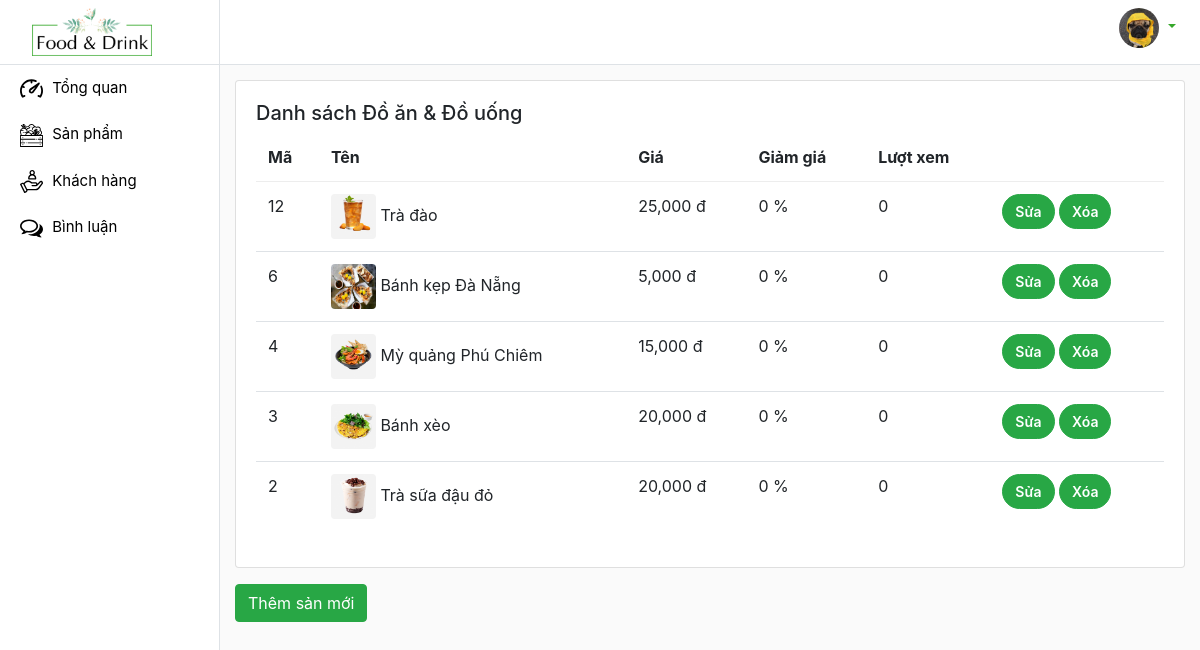
Page /admin/products/index.php on the earlier database version.
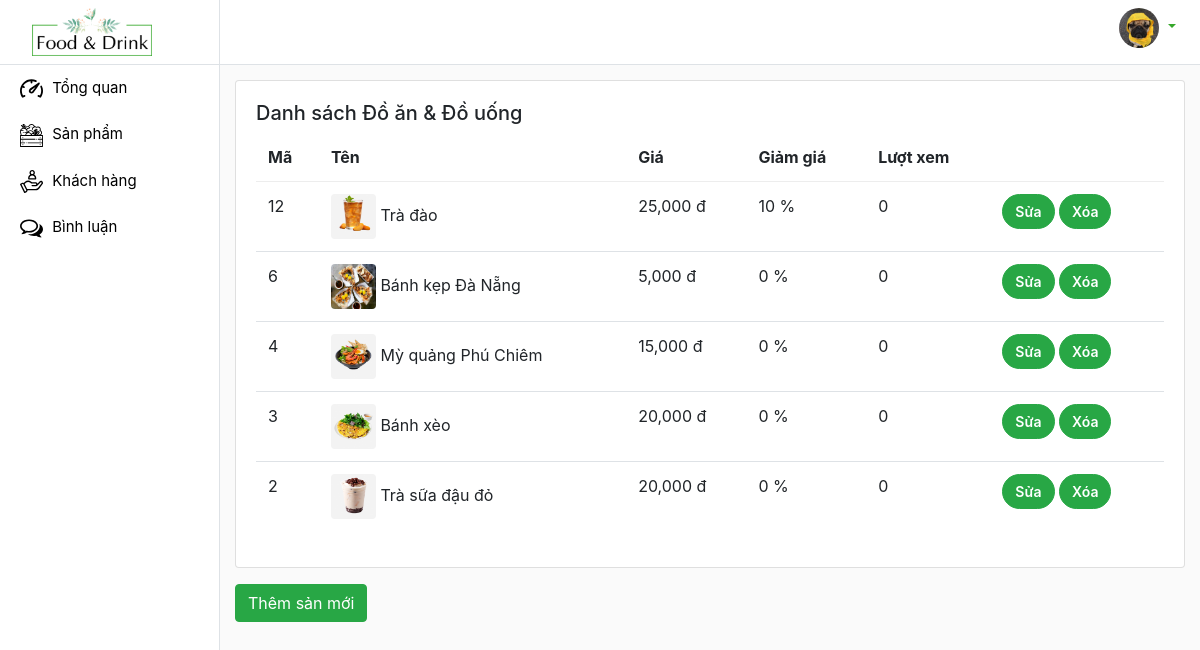
Same page on the later database version.
### tables this page shows
CREATE TABLE `products` (
  `id_product` int(12) NOT NULL,
  `name_product` varchar(120) NOT NULL,
  `img_product` varchar(200) NOT NULL,
  `price_product` float NOT NULL,
  `sale` float NOT NULL,
  `view` int(10) NOT NULL,
  `kind_product` varchar(60) NOT NULL,
  `description` text NOT NULL
);

### admin/products/index.php (called while the page is built, shortened)
<?php
    require '../../global.php';
    require '../../DAO/functionProduct.php';
    extract($_REQUEST);
    if(array_key_exists('viewAddProduct', $_REQUEST)) {
        $view_name = 'viewAddProduct.php';
    }
    else if(array_key_exists('addNewProduct', $_REQUEST)) {
        $img_product = save_file("img", $DIR_IMG);
        insertProduct($name_product, $price_product, $sale, $kind_product, $img_product, $description);
        $message = 'Thêm mới thành công!';
        $view_name = 'viewAddProduct.php';
    }
    else if(array_key_exists('deleteProduct', $_REQUEST)){
        deleteProduct($id_product);
        $message = 'Xóa thành công!';
        $products = selectProducts();
        $view_name = 'displayTableProducts.php';
    }
    else if(array_key_exists('viewEditProduct', $_REQUEST)){
        $product = selectProduct($id_product);
        $view_name = 'editProduct.php';
    }
    else{
        $products = selectProducts();
    }
    require('../layout.php');
?>

### global.php (called while the page is built, shortened)
<?php
    $URL = "/du-an-1";
    $URL_SITE = $URL .'/site';
    $URL_ADMIN = $URL . '/admin';
    $URL_IMG = $URL . '/images';
    $URL_CSS = $URL .'/css';
?>

### DAO/functionProduct.php (called while the page is built, shortened)
<?php
    require_once 'database.php';
    function selectProducts(){
        global $db;
        $select = "SELECT * FROM products ORDER BY id_product DESC";
        return $db->query($select);
    }
?>

### admin/products/displayTableProducts.php (the view, shortened to what this page needs)
<div class="card">
    <div class="card-body">
        <h5>Danh sách Đồ ăn & Đồ uống</h5>
        <div class="table-responsive">
            <table class="table table-hover">
                <thead>
                    <tr>
                        <th scope="col">Mã</th>
                        <th scope="col">Tên</th>
                        <th scope="col">Giá</th>
                        <th scope="col">Giảm giá</th>
                        <th scope="col">Lượt xem</th>
                        <th scope="col"></th>
                    </tr>
                </thead>
                <tbody>
                    <?php foreach($products as $product) : ?>
                        <tr>
                            <td scope="row"><?=$product['id_product']?></td>
                            <td>
                                <img src="<?=$URL_IMG?>/<?=$product['img_product']?>" class="rounded" height="45px"
                                    width="45px">
                                <?=$product['name_product']?>
                            </td>
                            <td><?=number_format($product['price_product'])?> đ</td>
                            <td><?=$product['sale']?> %</td>
                            <td><?=$product['view']?></td>
                            <td>
                                <a class="btn btn-success rounded-pill button " href="index.php?viewEditProduct&id_product=<?=$product['id_product']?>"
                                    role="button">Sửa</a>
                                <a class="btn btn-success rounded-pill button" href="index.php?deleteProduct&id_product=<?=$product['id_product']?>"
                                    role="button" onclick="return confirm('Bạn có muốn xóa sản phẩm này ?')">Xóa</a>
                            </td>
                        </tr>
                    <?php endforeach ?>
                </tbody>
            </table>
        </div>
    </div>
</div>
<a href="<?=$URL_ADMIN?>/products?viewAddProduct" class="btn btn-success mt-3">Thêm sản mới</a>

### admin/layout.php (shortened to what this page needs)
<!DOCTYPE html>
<html lang="en">
<head>
    <link rel="stylesheet" href="https://maxcdn.bootstrapcdn.com/bootstrap/4.3.1/css/bootstrap.min.css">
    <link rel="stylesheet" href="<?=$URL_CSS?>/admin.css">
</head>
<body>
    <div class="container-fluid p-0">
        <?php require('menu.php'); ?>
        <div class="content-right">
            <?php require('menu-top.php'); ?>
            <div class="content">
                <div class="main-content">
                    <?php require $view_name; ?>
                </div>
            </div>
        </div>
    </div>
</body>
</html>

### admin/menu.php
<div class="border-right menu-left">
    <div class="p-2 border-bottom logo">
        <a href="<?=$URL_SITE?>"><img class="ml-4" src="<?=$URL_IMG?>/new-logo.png" width="120px"></a>
    </div>
    <div class="card" style="width: 100%; border: none">
        <ul class="list-group list-group-flush">
            <li class="list-group-item "><a href="<?=$URL_ADMIN?>"><span><img src="<?=$URL_IMG?>/car.svg" width="23px"></span>
                    Tổng quan</a></li>
            <li class="list-group-item "><a href="<?=$URL_ADMIN?>/products"><span><img src="<?=$URL_IMG?>/vegetables.svg"
                            width="23px"></span> Sản phẩm</a></li>
            <li class="list-group-item "><a href="#"><span><img src="<?=$URL_IMG?>/customer.svg"
                            width="23px"></span> Khách hàng</a></li>
            <li class="list-group-item "><a href="#"><span><img src="<?=$URL_IMG?>/comments.svg"
                            width="23px"></span> Bình luận</a></li>
        </ul>
    </div>
</div>

### admin/menu-top.php (shortened to what this page needs)
<div class="menu-top border-bottom d-flex justify-content-end py-2 pr-4">
    <a class="nav-link dropdown-toggle p-0 pb-2" style="color: #36a82b" id="navbarDropdown" role="button"
        data-toggle="dropdown" aria-haspopup="true" aria-expanded="false">
        <img src="<?=$URL_IMG?>/av.jpg" width="40px" class="rounded-circle">
    </a>
</div>

### css/admin.css (style rules this page uses)
body { background-color: #fafafa; }
.menu-left { height: 100%; width: 220px; position: fixed; top: 0; left: 0; z-index: 5; background-color: #fff; }
.logo { height: 65px; }
.menu-left .list-group-item { border: none; }
.menu-left .list-group-item a { display: block; color: black; text-decoration: none; font-size: 15px; }
.menu-left .list-group-item a span { margin-right: 5px; }
.content-right { padding-left: 220px; height: auto; }
.content-right .menu-top { height: 65px; width: 100%; position: fixed; top: 0; right: 0; background-color: white; z-index: 3; }
.content { width: 100%; height: 100%; }
.main-content { padding: 80px 15px 15px; }
.table thead th { border-bottom: 1px solid #ededed; }
.table th { border-top: none }
.button { font-size: 14px; font-weight: 600; }

Differences in the rows shown:
changed products "Trà đào": sale "0" → "10"
